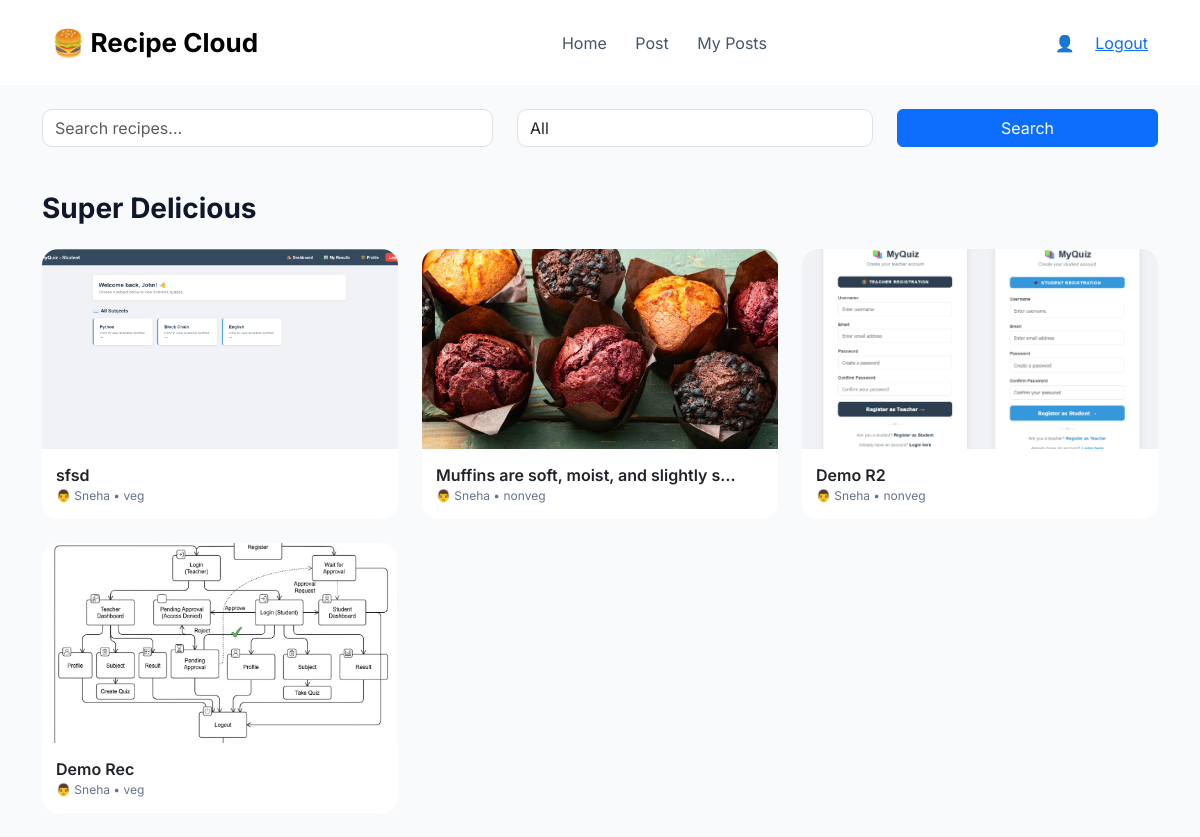
/posts/, run on an earlier commit of the app's database.
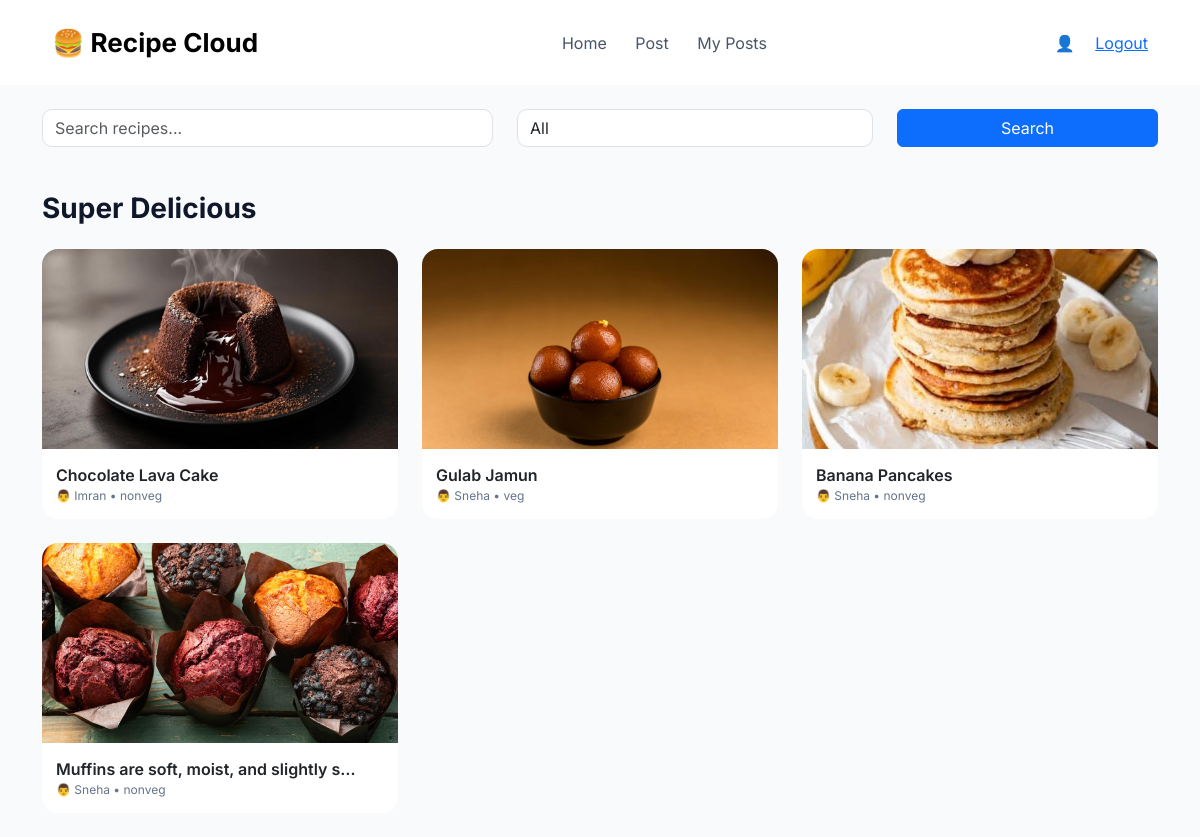
And on a later commit of the database.
### posts/models.py (models this page shows)
class Post(models.Model):
    user = models.ForeignKey(settings.AUTH_USER_MODEL, on_delete=models.CASCADE)
    media = models.FileField(upload_to='posts/', validators=[validate_media])
    description = models.TextField(blank=True)
    ingredients = models.TextField(blank=True)
    created_at = models.DateTimeField(auto_now_add=True)

### users/models.py (models this page shows)
class User(AbstractUser):
    bio = models.TextField(blank=True)
    profile_image = models.ImageField(upload_to='profiles/', null=True, blank=True)
    security_question = models.CharField(max_length=255, blank=True)
    security_answer = models.CharField(max_length=255, blank=True)

### posts/views.py (the view)
# urls.py: path('', views.posts_home, name='posts_home'),   # ✅ FIXED
def posts_home(request):
    posts = Post.objects.all().order_by('-created_at')
    return render(request, 'users/home.html', {
        'posts': posts
    })

### users/templates/users/home.html (shortened to what this page needs)
<!DOCTYPE html>
<html>
<head>
    <link href="https://cdn.jsdelivr.net/npm/bootstrap@5.3.0/dist/css/bootstrap.min.css" rel="stylesheet">
</head>
<body>
<nav class="navbar">
    <div class="container d-flex justify-content-between align-items-center">
        <div class="navbar-brand">🍔 Recipe Cloud</div>
        <div>
<a href="{% url 'posts_home' %}" class="nav-link d-inline">Home</a>
            <a href="{% url 'create_post' %}" class="nav-link d-inline">Post</a>
            <a href="{% url 'my_posts' %}" class="nav-link d-inline">My Posts</a>
        </div>
        <div>
            👤 {{ request.user.username }}
<a href="{% url 'logout' %}" class="ms-3">Logout</a>
        </div>
    </div>
</nav>
<div class="container">
    <form method="GET" class="search-box mt-4">
        <div class="row">
            <div class="col-md-5">
                <input type="text" name="q" placeholder="Search recipes..." class="form-control">
            </div>
            <div class="col-md-4">
                <select name="category" class="form-control">
                    <option value="">All</option>
                </select>
            </div>
            <div class="col-md-3">
                <button class="btn btn-primary w-100">Search</button>
            </div>
        </div>
    </form>
    <div class="section-title">Super Delicious</div>
    <div class="row">
        {% for post in posts %}
        <div class="col-md-6 col-lg-4 mb-4">
            <div class="card z-card">
                <img src="{{ post.media.url }}"
                     data-bs-toggle="modal"
                     data-bs-target="#postModal{{ post.id }}">
                <div class="z-card-body">
                    <div class="z-title">
                        {{ post.description|truncatechars:40 }}
                    </div>
                    <div class="z-meta">
                        👨 {{ post.user.username }} • {{ post.category }}
                    </div>
                </div>
            </div>
        </div>
        {% endfor %}
    </div>
</div>
</body>
</html>

### users/templates/users/home.html (style rules this page uses)
body { background: #f8fafc; font-family: 'Inter', sans-serif; color: #0f172a; }
.navbar { background: #fff; padding: 18px 40px; }
.navbar-brand { font-weight: 700; font-size: 26px; }
.nav-link { margin: 0 12px; color: #475569 !important; }
.search-box input, .search-box select { border-radius: 10px; }
.section-title { font-size: 28px; font-weight: 700; margin: 40px 0 20px; }
.z-card { border-radius: 16px; overflow: hidden; border: none; background: #fff; transition: 0.3s; }
.z-card img { height: 200px; object-fit: cover; }
.z-card-body { padding: 14px; }
.z-title { font-weight: 600; }
.z-meta { font-size: 12px; color: #64748b; }

What changed in the data, as far as the page shows it:
removed Post: media (picture), description "sfsd", user.username "Sneha", category "veg"
removed Post: media (picture), description "Demo R2", user.username "Sneha", category "nonveg"
removed Post: media (picture), description "Demo Rec", user.username "Sneha", category "veg"
added Post: media (picture), description "Chocolate Lava Cake", user.username "Imran", category "nonveg"
added Post: media (picture), description "Gulab Jamun", user.username "Sneha", category "veg"
added Post: media (picture), description "Banana Pancakes", user.username "Sneha", category "nonveg"
